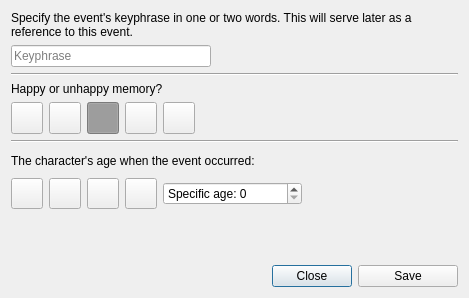
<?xml version="1.0" encoding="UTF-8"?>
<ui version="4.0">
 <class>BackstoryEditorDialog</class>
 <widget class="QDialog" name="BackstoryEditorDialog">
  <property name="geometry">
   <rect>
    <x>0</x>
    <y>0</y>
    <width>469</width>
    <height>298</height>
   </rect>
  </property>
  <property name="windowTitle">
   <string>Dialog</string>
  </property>
  <layout class="QVBoxLayout" name="verticalLayout">
   <item>
    <widget class="QLabel" name="label">
     <property name="text">
      <string>Specify the event's keyphrase in one or two words. This will serve later as a reference to this event.</string>
     </property>
     <property name="wordWrap">
      <bool>true</bool>
     </property>
    </widget>
   </item>
   <item>
    <widget class="QLineEdit" name="lineKeyphrase">
     <property name="maximumSize">
      <size>
       <width>200</width>
       <height>16777215</height>
      </size>
     </property>
     <property name="placeholderText">
      <string>Keyphrase</string>
     </property>
    </widget>
   </item>
   <item>
    <widget class="Line" name="line_2">
     <property name="orientation">
      <enum>Qt::Horizontal</enum>
     </property>
    </widget>
   </item>
   <item>
    <widget class="QLabel" name="label_4">
     <property name="text">
      <string>Happy or unhappy memory?</string>
     </property>
    </widget>
   </item>
   <item>
    <layout class="QHBoxLayout" name="horizontalLayout_3">
     <item>
      <widget class="QToolButton" name="btnVeryUnhappy">
       <property name="minimumSize">
        <size>
         <width>32</width>
         <height>32</height>
        </size>
       </property>
       <property name="maximumSize">
        <size>
         <width>32</width>
         <height>32</height>
        </size>
       </property>
       <property name="cursor">
        <cursorShape>PointingHandCursor</cursorShape>
       </property>
       <property name="styleSheet">
        <string notr="true">QToolButton:checked {
	background-color: rgb(239, 0, 0);
}

QToolButton:hover {
	border: 1px solid rgb(239, 0, 0);
}

QToolButton:disabled {   
	font: grey;
}</string>
       </property>
       <property name="text">
        <string/>
       </property>
       <property name="iconSize">
        <size>
         <width>4</width>
         <height>4</height>
        </size>
       </property>
       <property name="checkable">
        <bool>true</bool>
       </property>
       <property name="toolButtonStyle">
        <enum>Qt::ToolButtonTextOnly</enum>
       </property>
       <attribute name="buttonGroup">
        <string notr="true">btnGroupEmotion</string>
       </attribute>
      </widget>
     </item>
     <item>
      <widget class="QToolButton" name="btnUnHappy">
       <property name="minimumSize">
        <size>
         <width>32</width>
         <height>32</height>
        </size>
       </property>
       <property name="maximumSize">
        <size>
         <width>32</width>
         <height>32</height>
        </size>
       </property>
       <property name="cursor">
        <cursorShape>PointingHandCursor</cursorShape>
       </property>
       <property name="styleSheet">
        <string notr="true">QToolButton:checked {
	background-color: rgb(255, 142, 43);
}

QToolButton:hover {
	border: 1px solid rgb(255, 142, 43);
}</string>
       </property>
       <property name="text">
        <string/>
       </property>
       <property name="iconSize">
        <size>
         <width>4</width>
         <height>4</height>
        </size>
       </property>
       <property name="checkable">
        <bool>true</bool>
       </property>
       <property name="toolButtonStyle">
        <enum>Qt::ToolButtonTextOnly</enum>
       </property>
       <attribute name="buttonGroup">
        <string notr="true">btnGroupEmotion</string>
       </attribute>
      </widget>
     </item>
     <item>
      <widget class="QToolButton" name="btnNeutral">
       <property name="minimumSize">
        <size>
         <width>32</width>
         <height>32</height>
        </size>
       </property>
       <property name="maximumSize">
        <size>
         <width>32</width>
         <height>32</height>
        </size>
       </property>
       <property name="cursor">
        <cursorShape>PointingHandCursor</cursorShape>
       </property>
       <property name="styleSheet">
        <string notr="true">QToolButton::checked {
	background-color: rgb(171, 171, 171);
}

QToolButton:hover {
	border: 1px solid rgb(171, 171, 171);
}</string>
       </property>
       <property name="text">
        <string/>
       </property>
       <property name="iconSize">
        <size>
         <width>4</width>
         <height>4</height>
        </size>
       </property>
       <property name="checkable">
        <bool>true</bool>
       </property>
       <property name="checked">
        <bool>true</bool>
       </property>
       <property name="toolButtonStyle">
        <enum>Qt::ToolButtonTextOnly</enum>
       </property>
       <attribute name="buttonGroup">
        <string notr="true">btnGroupEmotion</string>
       </attribute>
      </widget>
     </item>
     <item>
      <widget class="QToolButton" name="btnHappy">
       <property name="minimumSize">
        <size>
         <width>32</width>
         <height>32</height>
        </size>
       </property>
       <property name="maximumSize">
        <size>
         <width>32</width>
         <height>32</height>
        </size>
       </property>
       <property name="cursor">
        <cursorShape>PointingHandCursor</cursorShape>
       </property>
       <property name="styleSheet">
        <string notr="true">QToolButton:checked {
	background-color: rgb(136, 255, 115);
}

QToolButton:hover {
	border: 1px solid rgb(136, 255, 115);
}</string>
       </property>
       <property name="text">
        <string/>
       </property>
       <property name="iconSize">
        <size>
         <width>4</width>
         <height>4</height>
        </size>
       </property>
       <property name="checkable">
        <bool>true</bool>
       </property>
       <property name="toolButtonStyle">
        <enum>Qt::ToolButtonTextOnly</enum>
       </property>
       <attribute name="buttonGroup">
        <string notr="true">btnGroupEmotion</string>
       </attribute>
      </widget>
     </item>
     <item>
      <widget class="QToolButton" name="btnVeryHappy">
       <property name="minimumSize">
        <size>
         <width>32</width>
         <height>32</height>
        </size>
       </property>
       <property name="maximumSize">
        <size>
         <width>32</width>
         <height>32</height>
        </size>
       </property>
       <property name="cursor">
        <cursorShape>PointingHandCursor</cursorShape>
       </property>
       <property name="styleSheet">
        <string notr="true">QToolButton:checked {
	background-color: rgb(0, 202, 148);
}

QToolButton:hover {
	border: 1px solid rgb(0, 202, 148);
}

</string>
       </property>
       <property name="text">
        <string/>
       </property>
       <property name="iconSize">
        <size>
         <width>4</width>
         <height>4</height>
        </size>
       </property>
       <property name="checkable">
        <bool>true</bool>
       </property>
       <property name="toolButtonStyle">
        <enum>Qt::ToolButtonTextOnly</enum>
       </property>
       <attribute name="buttonGroup">
        <string notr="true">btnGroupEmotion</string>
       </attribute>
      </widget>
     </item>
     <item>
      <spacer name="horizontalSpacer_3">
       <property name="orientation">
        <enum>Qt::Horizontal</enum>
       </property>
       <property name="sizeHint" stdset="0">
        <size>
         <width>40</width>
         <height>20</height>
        </size>
       </property>
      </spacer>
     </item>
    </layout>
   </item>
   <item>
    <widget class="Line" name="line">
     <property name="orientation">
      <enum>Qt::Horizontal</enum>
     </property>
    </widget>
   </item>
   <item>
    <layout class="QHBoxLayout" name="horizontalLayout_4">
     <item>
      <widget class="QLabel" name="label_2">
       <property name="text">
        <string>The character's age when the event occurred:</string>
       </property>
      </widget>
     </item>
     <item>
      <widget class="QLabel" name="lblAge">
       <property name="font">
        <font>
         <pointsize>15</pointsize>
        </font>
       </property>
       <property name="text">
        <string/>
       </property>
      </widget>
     </item>
    </layout>
   </item>
   <item>
    <layout class="QHBoxLayout" name="horizontalLayout">
     <item>
      <widget class="QToolButton" name="btnBaby">
       <property name="cursor">
        <cursorShape>PointingHandCursor</cursorShape>
       </property>
       <property name="text">
        <string/>
       </property>
       <property name="iconSize">
        <size>
         <width>24</width>
         <height>24</height>
        </size>
       </property>
       <property name="checkable">
        <bool>true</bool>
       </property>
       <attribute name="buttonGroup">
        <string notr="true">btnGroupAge</string>
       </attribute>
      </widget>
     </item>
     <item>
      <widget class="QToolButton" name="btnChild">
       <property name="cursor">
        <cursorShape>PointingHandCursor</cursorShape>
       </property>
       <property name="text">
        <string/>
       </property>
       <property name="iconSize">
        <size>
         <width>24</width>
         <height>24</height>
        </size>
       </property>
       <property name="checkable">
        <bool>true</bool>
       </property>
       <attribute name="buttonGroup">
        <string notr="true">btnGroupAge</string>
       </attribute>
      </widget>
     </item>
     <item>
      <widget class="QToolButton" name="btnTeenager">
       <property name="cursor">
        <cursorShape>PointingHandCursor</cursorShape>
       </property>
       <property name="text">
        <string/>
       </property>
       <property name="iconSize">
        <size>
         <width>24</width>
         <height>24</height>
        </size>
       </property>
       <property name="checkable">
        <bool>true</bool>
       </property>
       <attribute name="buttonGroup">
        <string notr="true">btnGroupAge</string>
       </attribute>
      </widget>
     </item>
     <item>
      <widget class="QToolButton" name="btnAdult">
       <property name="cursor">
        <cursorShape>PointingHandCursor</cursorShape>
       </property>
       <property name="text">
        <string/>
       </property>
       <property name="iconSize">
        <size>
         <width>24</width>
         <height>24</height>
        </size>
       </property>
       <property name="checkable">
        <bool>true</bool>
       </property>
       <attribute name="buttonGroup">
        <string notr="true">btnGroupAge</string>
       </attribute>
      </widget>
     </item>
     <item>
      <widget class="QSpinBox" name="sbAge">
       <property name="sizePolicy">
        <sizepolicy hsizetype="Maximum" vsizetype="Fixed">
         <horstretch>0</horstretch>
         <verstretch>0</verstretch>
        </sizepolicy>
       </property>
       <property name="prefix">
        <string>Specific age: </string>
       </property>
       <property name="maximum">
        <number>9999999</number>
       </property>
      </widget>
     </item>
     <item>
      <spacer name="horizontalSpacer_2">
       <property name="orientation">
        <enum>Qt::Horizontal</enum>
       </property>
       <property name="sizeHint" stdset="0">
        <size>
         <width>40</width>
         <height>20</height>
        </size>
       </property>
      </spacer>
     </item>
    </layout>
   </item>
   <item>
    <spacer name="verticalSpacer">
     <property name="orientation">
      <enum>Qt::Vertical</enum>
     </property>
     <property name="sizeHint" stdset="0">
      <size>
       <width>20</width>
       <height>40</height>
      </size>
     </property>
    </spacer>
   </item>
   <item>
    <layout class="QHBoxLayout" name="horizontalLayout_2">
     <item>
      <spacer name="horizontalSpacer">
       <property name="orientation">
        <enum>Qt::Horizontal</enum>
       </property>
       <property name="sizeHint" stdset="0">
        <size>
         <width>40</width>
         <height>20</height>
        </size>
       </property>
      </spacer>
     </item>
     <item>
      <widget class="QPushButton" name="btnClose">
       <property name="minimumSize">
        <size>
         <width>80</width>
         <height>0</height>
        </size>
       </property>
       <property name="cursor">
        <cursorShape>PointingHandCursor</cursorShape>
       </property>
       <property name="text">
        <string>Close</string>
       </property>
      </widget>
     </item>
     <item>
      <widget class="QPushButton" name="btnSave">
       <property name="minimumSize">
        <size>
         <width>100</width>
         <height>0</height>
        </size>
       </property>
       <property name="cursor">
        <cursorShape>PointingHandCursor</cursorShape>
       </property>
       <property name="text">
        <string>Save</string>
       </property>
       <property name="positive" stdset="0">
        <bool>true</bool>
       </property>
      </widget>
     </item>
    </layout>
   </item>
  </layout>
 </widget>
 <resources/>
 <connections/>
 <buttongroups>
  <buttongroup name="btnGroupAge"/>
  <buttongroup name="btnGroupEmotion"/>
 </buttongroups>
</ui>
